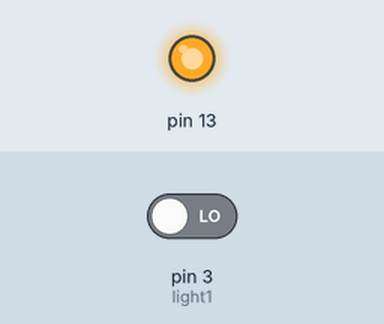
This sketch was run on a simulated Arduino Uno, built with avr-gcc and run on an emulated ATmega328P. On the bench: output pins drawn as LEDs (lit = HIGH). Inputs (shaded band) come from the test bench; at power-on: pin 3 (light1) LOW. What the sketch prints to the serial monitor is not drawn.

Above: at 1.2 s.
1.3 s: pin 3 (light1) driven HIGH
At 1.9 s:
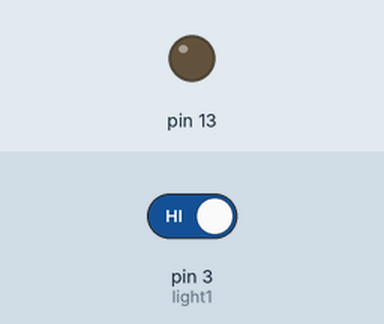
2.8 s: pin 3 (light1) driven LOW
At 3.1 s:
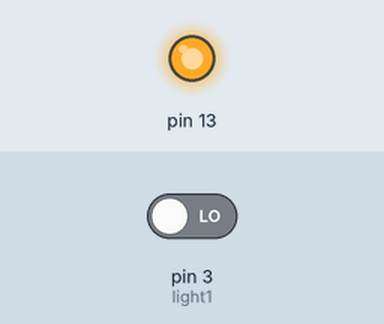
Timing chart, 0 to 5.8 s (numbered marks = the images above; inputs shaded):
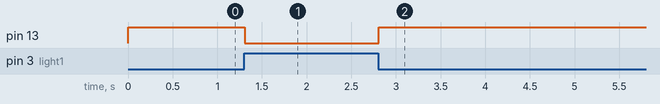

Measured:
- after the input at 1.3 s, pin 13: HIGH → LOW at once
- after the input at 2.8 s, pin 13: LOW → HIGH at once

The sketch:

ch10_1.ino
```cpp
int light1=3;//光电传感器
int v_light1;//光电传感器返回数值

void setup()
{
  pinMode(LED_BUILTIN, OUTPUT);//LED闪烁
  Serial.begin(9600);
}

//主循环
void loop()
{
  light_test();
}

//传感器检测
void light_test()
{
  //读取光电传感器数值
  int value=0;
  v_light1=digitalRead(light1);
  value=v_light1;
  Serial.print(value);
  Serial.println();
  //条件判断
  if(value==0)
  {
      digitalWrite(LED_BUILTIN, HIGH);   // turn the LED on (HIGH is the voltage level)
  }
  else
  {
      digitalWrite(LED_BUILTIN, LOW);   // turn the LED on (HIGH is the voltage level)
  }
}
```
